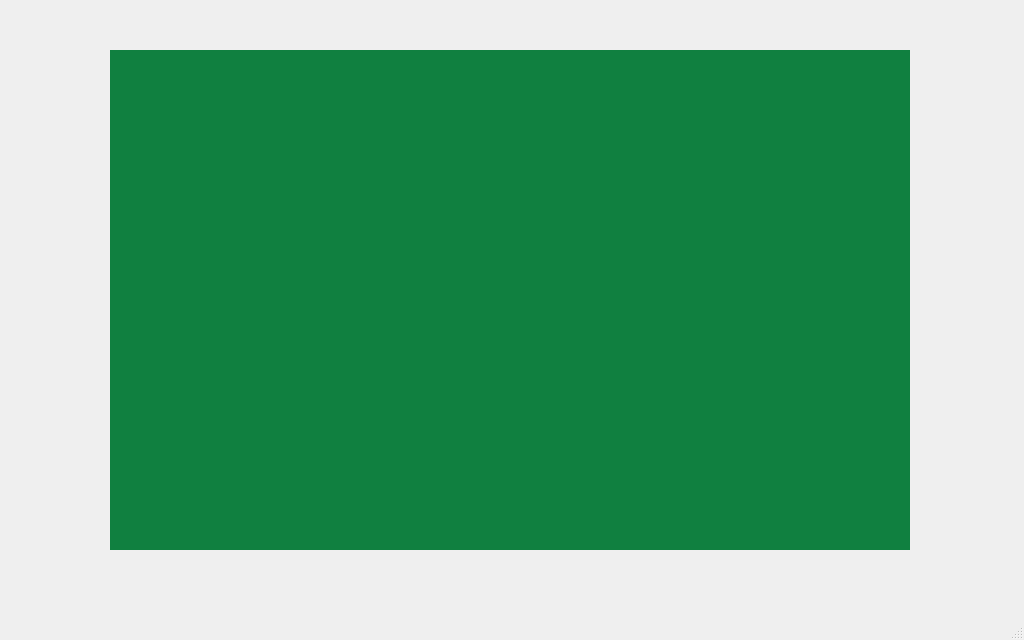
<?xml version="1.0" encoding="UTF-8"?>
<ui version="4.0">
 <class>HelloVtk</class>
 <widget class="QMainWindow" name="HelloVtk">
  <property name="geometry">
   <rect>
    <x>0</x>
    <y>0</y>
    <width>1024</width>
    <height>640</height>
   </rect>
  </property>
  <property name="minimumSize">
   <size>
    <width>1024</width>
    <height>640</height>
   </size>
  </property>
  <property name="maximumSize">
   <size>
    <width>1200</width>
    <height>750</height>
   </size>
  </property>
  <property name="windowTitle">
   <string>HelloVtk</string>
  </property>
  <widget class="QWidget" name="centralwidget">
   <widget class="QVTKOpenGLNativeWidget" name="VtkQtWidget" native="true">
    <property name="geometry">
     <rect>
      <x>110</x>
      <y>50</y>
      <width>800</width>
      <height>500</height>
     </rect>
    </property>
    <property name="minimumSize">
     <size>
      <width>800</width>
      <height>500</height>
     </size>
    </property>
    <property name="maximumSize">
     <size>
      <width>1000</width>
      <height>625</height>
     </size>
    </property>
    <property name="autoFillBackground">
     <bool>false</bool>
    </property>
    <property name="styleSheet">
     <string notr="true">background-color: rgb(16, 128, 64);</string>
    </property>
   </widget>
  </widget>
  <widget class="QMenuBar" name="menubar">
   <property name="geometry">
    <rect>
     <x>0</x>
     <y>0</y>
     <width>1024</width>
     <height>22</height>
    </rect>
   </property>
  </widget>
  <widget class="QStatusBar" name="statusbar"/>
 </widget>
 <customwidgets>
  <customwidget>
   <class>QVTKOpenGLNativeWidget</class>
   <extends>QWidget</extends>
   <header location="global">QVTKOpenGLNativeWidget.h</header>
   <container>1</container>
  </customwidget>
 </customwidgets>
 <resources/>
 <connections/>
</ui>
